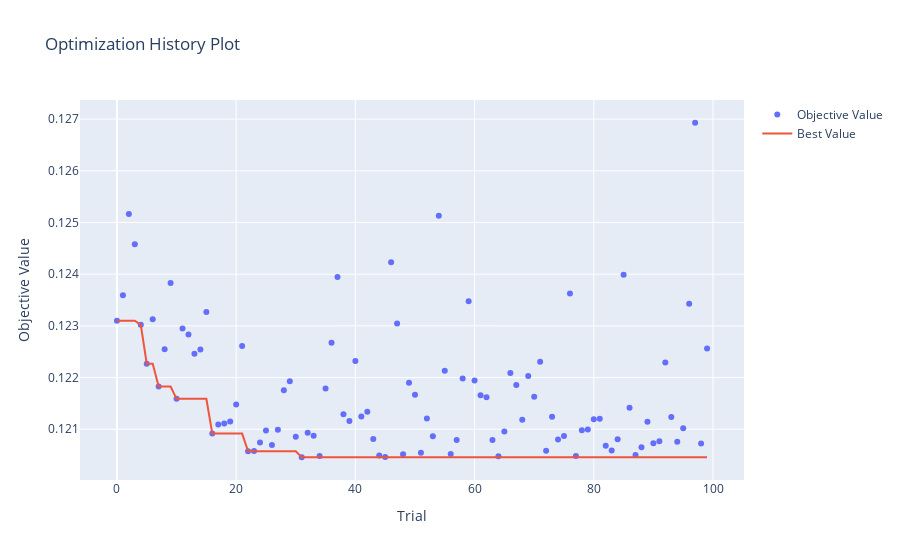

Source (notebook cell):
### Code cell
import optuna.visualization as vis

optimization_history_plot = vis.plot_optimization_history(study)
optimization_history_plot.show()
